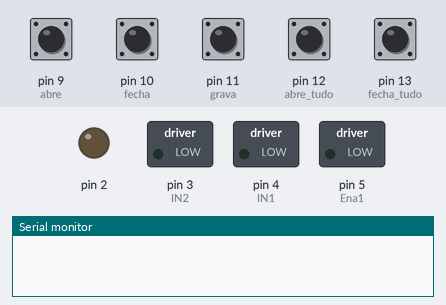
Simulated run of this program. Board: Arduino Uno, built with avr-gcc and run on an emulated ATmega328P. Shown: switched loads named in the program (green lamp = pin HIGH), output pins drawn as LEDs (lit = HIGH), the last lines printed to the serial monitor. Inputs (shaded band) come from the test bench; at power-on: pin 9 (abre), pin 10 (fecha), pin 11 (grava), pin 12 (abre_tudo), pin 13 (fecha_tudo) HIGH.

Above: at 1.2 s.
1.3 s: pin 11 (grava) pulled LOW for 0.15 s
At 2.0 s:
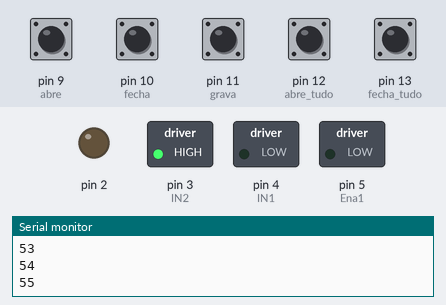
2.9 s: pin 12 (abre_tudo) pulled LOW for 1 s
At 5.3 s:
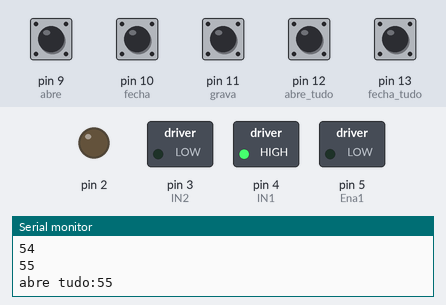
5.9 s: pin 10 (fecha) pulled LOW for 0.15 s
At 5.98 s:
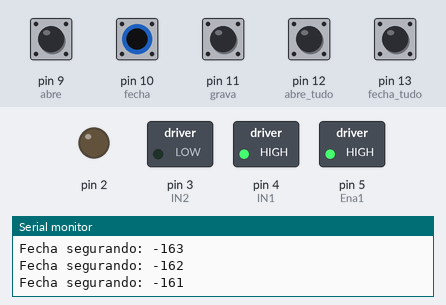
7.5 s: pin 13 (fecha_tudo) pulled LOW for 0.15 s
At 8.1 s:
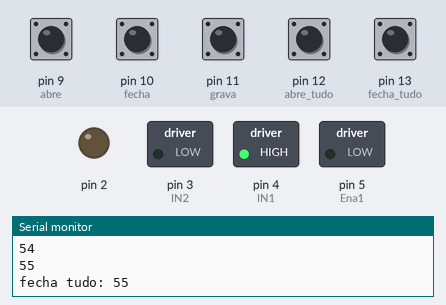
9.2 s: pin 11 (grava) pulled LOW for 1 s
At 9.7 s:
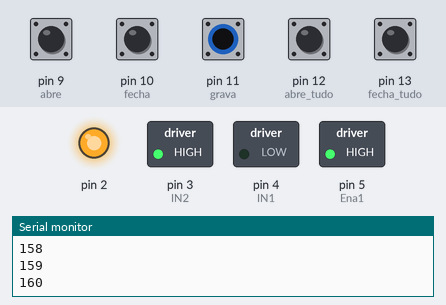
11.7 s: pin 10 (fecha) pulled LOW for 1 s
At 13.6 s:
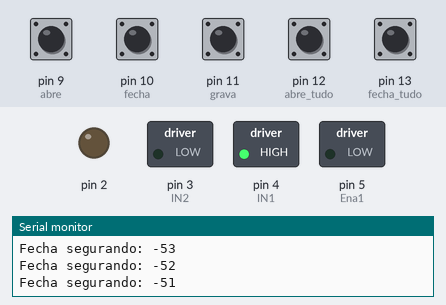
Timing chart, 0 to 15.1 s (numbered marks = the images above; inputs shaded):
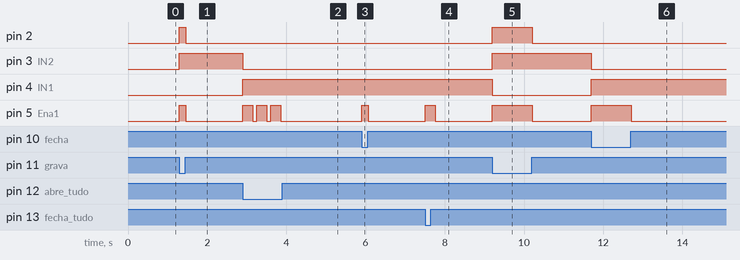

The program:

main.cpp
```cpp
#include <Arduino.h>
#define Ena1 5 //ENABLE 1 E 2
#define IN1 4  // ENTRADA 1
#define IN2 3  // ENTRADA 2
#define abre 9
#define fecha 10
#define grava 11
#define abre_tudo 12
#define fecha_tudo 13
int flag_botao_grava = 0;
int flag_segura_botao = 0;
int flag_tempo_fixo = 0;
int flag_tempo_abre = 0;
int flag_tempo_fecha = 0;
int flag_fecha_tudo = 0;
int flag_abre_tudo = 0;
int flag_oneClickOpenAll = 0;
int flag_oneClickCloseAll = 0;
int cont1 = 0;
int cont2 = 0;
int teste1 = 0;
void setup()
{
  Serial.begin(9600);
  pinMode(Ena1, OUTPUT);
  pinMode(IN1, OUTPUT);
  pinMode(IN2, OUTPUT);
  pinMode(abre, INPUT_PULLUP);
  pinMode(fecha, INPUT_PULLUP);
  pinMode(grava, INPUT_PULLUP);
  pinMode(abre_tudo, INPUT_PULLUP);
  pinMode(fecha_tudo, INPUT_PULLUP);
  pinMode(2, OUTPUT);
}

void loop()
{
  //VERIFICA SE O BOTÃO DE GRAVAR ESTA APERTADO
  if (digitalRead(grava) == 0)
  {
    digitalWrite(2, HIGH);
    flag_tempo_fixo++;
    digitalWrite(IN1, 0);
    digitalWrite(IN2, 1);
    analogWrite(Ena1, 255);
    flag_tempo_abre++;
    Serial.println(flag_tempo_fixo);
  }
  // SE NÃO FOR FEITO NENHUMA GRAVAÇÃO
  else if (flag_tempo_fixo == 0)
  {
    digitalWrite(2, LOW);
  }
  //APOS A GRAVAÇÃO SER FEITA
  else if (flag_tempo_fixo != 0 && digitalRead(grava) == 1)
  {
    digitalWrite(2, LOW);
    //VERIFICA SE O CONTADOR DO BOTÃO É MENOR QUE O CONTADOR DA LEITURA GRAVADA SE FOR ELE PERMITE QUE A CORTINA ABRA
    if (digitalRead(abre) == 0 && flag_tempo_abre < flag_tempo_fixo)
    {
      digitalWrite(IN1, 0);
      digitalWrite(IN2, 1);
      analogWrite(Ena1, 255);
      flag_tempo_abre++;
      flag_tempo_fecha--;
      Serial.print("abre segurando: ");
      Serial.print(flag_tempo_abre);
      Serial.print("\n");
    }
    //VERIFICA SE O CONTADOR DO BOTÃO É MENOS QUE O DA LEITURA GRAVADA SE FOR ELE PERMITE QUE A CORTINA FECHE
    else if (digitalRead(fecha) == 0 && flag_tempo_fecha < flag_tempo_fixo)
    {
      digitalWrite(IN1, 1);
      digitalWrite(IN2, 0);
      analogWrite(Ena1, 255);
      flag_tempo_fecha++;
      flag_tempo_abre--;
      Serial.print("Fecha segurando: ");
      Serial.print(flag_tempo_fecha);
      Serial.print("\n");
    }
    // SE SOLTAR O BOTÃO OU O CONTADOR DO BOTÃO DE ABRIR FOR MAIOR ELE DESLIGA O MOTOR
    else if (digitalRead(abre) == 1 || flag_tempo_abre >= flag_tempo_fixo)
    {
      analogWrite(Ena1, 0);
    }
    // SE SOLTAR O BOTÃO OU O CONTADOR DO BOTÃO DE FECHAR FOR MAIOR ELE DELIGA O MOTOR
    else if (digitalRead(fecha) == 1 || flag_tempo_fecha >= flag_tempo_fixo)
    {
      analogWrite(Ena1, 0);
    }
    // FECHA TUDO
    if (digitalRead(fecha_tudo) == 0 && flag_oneClickCloseAll == 0)
    {
      while (cont1 < flag_tempo_fixo)
      {
        digitalWrite(IN1, 1);
        digitalWrite(IN2, 0);
        analogWrite(Ena1, 255);
        flag_tempo_abre--;
        flag_tempo_fecha++;
        cont1++;
        Serial.println(cont1);
      }
      flag_oneClickCloseAll = 1;
      delay(100);
      Serial.print("fecha tudo: ");
      Serial.print(cont1);
      Serial.print("\n");
    }
    else if (digitalRead(fecha_tudo) == 1 && flag_oneClickCloseAll == 1)
    {
      cont1 = 0;
      flag_oneClickCloseAll = 0;
      delay(100);
    }
  }
  //ABRE TUDO
  if (digitalRead(abre_tudo) == 0 && flag_oneClickOpenAll == 0)
  {
    while (cont2 < flag_tempo_fixo)
    {
      digitalWrite(IN1, 1);
      digitalWrite(IN2, 0);
      analogWrite(Ena1, 255);
      flag_tempo_abre++;
      flag_tempo_fecha--;
      cont2++;
      Serial.println(cont2);
    }
    flag_oneClickOpenAll = 1;
    delay(100);
    Serial.print("abre tudo:");
    Serial.print(cont2);
    Serial.print("\n");
  }
  else if (digitalRead(fecha_tudo) == 1 && flag_oneClickOpenAll == 1)
  {
    cont2 = 0;
    flag_oneClickOpenAll = 0;
    delay(100);
  }
}
```

Measured:
- after the input at 1.3 s, pin 2, pin 5 (Ena1): LOW → HIGH at once, → LOW 0.15 s later; pin 3 (IN2): LOW → HIGH at once
- after the input at 2.9 s, pin 3 (IN2): HIGH → LOW at once; pin 4 (IN1): LOW → HIGH at once; pin 5 (Ena1): alternates HIGH for 0.25 s and LOW for 0.10 s, 6 changes in all, then stays LOW, starting at once
- after the input at 5.9 s, pin 5 (Ena1): LOW → HIGH at once, → LOW 0.16 s later
- after the input at 7.5 s, pin 5 (Ena1): LOW → HIGH at once, → LOW 0.25 s later
- after the input at 9.2 s, pin 2, pin 5 (Ena1): LOW → HIGH at once, → LOW 1.0 s later; pin 3 (IN2): LOW → HIGH at once; pin 4 (IN1): HIGH → LOW at once
- after the input at 11.7 s, pin 3 (IN2): HIGH → LOW at once; pin 4 (IN1): LOW → HIGH at once; pin 5 (Ena1): LOW → HIGH at once, → LOW 1.0 s later
